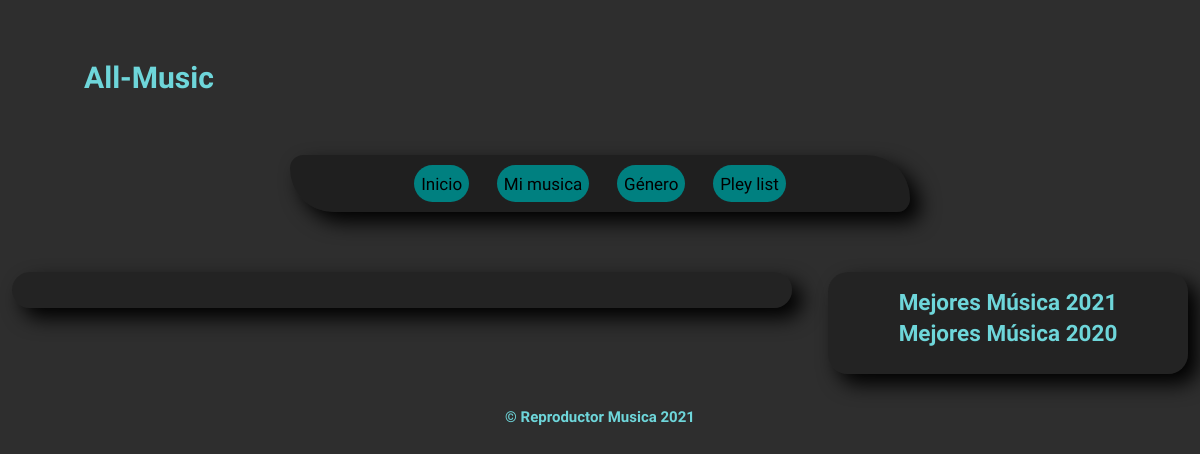
/reproductor/2, run on an earlier commit of the app's database.
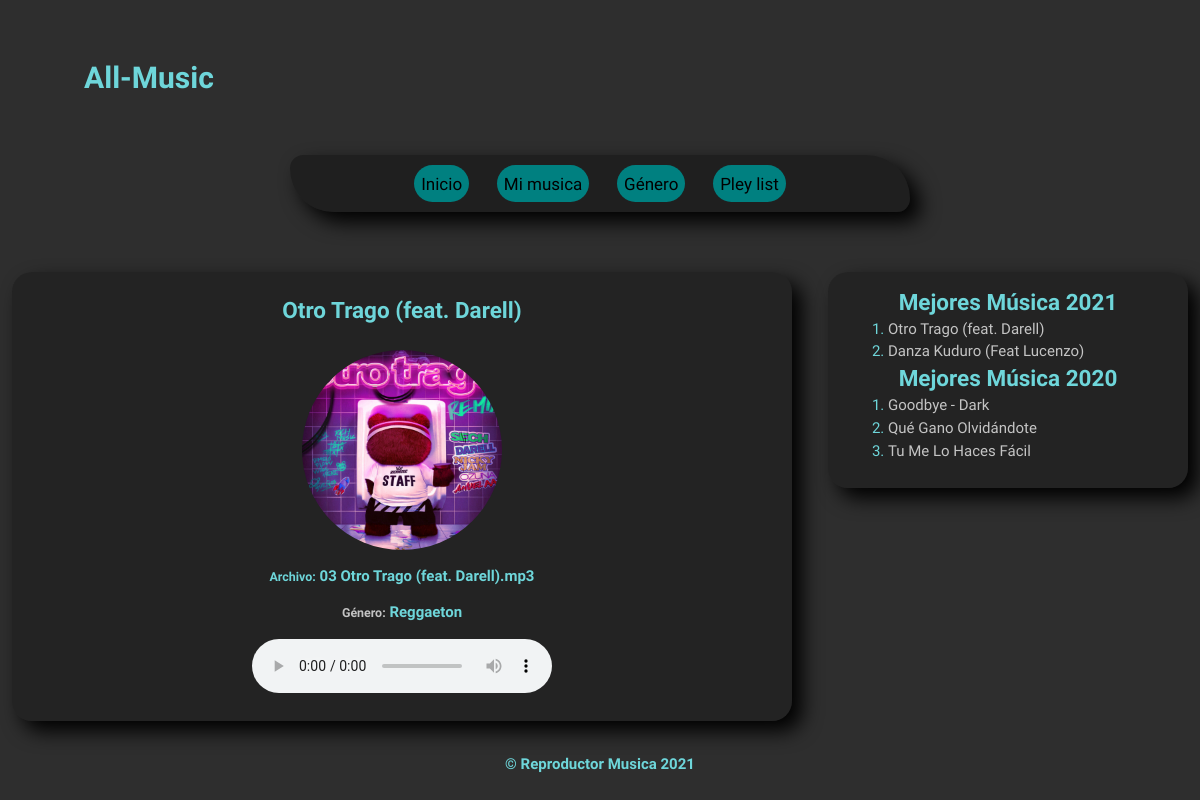
And on a later commit of the database.
### ReproductorDeMusicaApp/models.py (models this page shows, shortened)
class LisaMusica(models.Model):
    nombre_cancion= models.CharField(max_length=100)
    url_musica= models.CharField(max_length=200)
    imagen= models.ImageField(upload_to='imgMusica')
    categoria = models.CharField(null=True, max_length=100)
    genero = models.ForeignKey(Genero, on_delete=models.CASCADE, null=True)
    class Meta:
        verbose_name='LisaMusica'
        verbose_name_plural='LisasMusicas'

class Genero(models.Model):
    nombre_genero= models.CharField(max_length=100)
    class Meta:
        verbose_name='Genero'
        verbose_name_plural='Generos'
    def __str__(self):
        return self.nombre_genero

### ReproductorDeMusicaApp/views.py (the view)
# urls.py: path('reproductor/<int:id_musica>', reproductor,  name='reproductor'),
def reproductor(request, id_musica):
    musica_id = LisaMusica.objects.filter(id= id_musica)
    lista_musica = LisaMusica.objects.all()
    list_genero = Genero.objects.all()
    return render(request, 'reproductor.html', {'li_musica':lista_musica, "id_musica":id_musica, "list_genero":list_genero} )

### ReproductorDeMusicaApp/templates/reproductor.html (shortened to what this page needs)
<!DOCTYPE html>
<html>
    <head>
        {% load static %}
        <link rel="stylesheet" href="{% static 'stilos.css' %}">
    </head>
   <body>
            <header>
                <h1>All-Music</h1>
            </header>
            <nav class="nav_reproductor">
                <ul>
                    <li><a href="{% url 'home' %}">Inicio</a> </li>
                    <li><a href="">Mi musica</a> </li>
                    <li><a href="{% url 'genero' %}">Género</a> </li>
                    <li><a href="">Pley list</a> </li>
                </ul>
            </nav>
                <section class="section_reproductor">
                        {% for musica in li_musica %}
                            {% if id_musica == musica.id %}
                                 <H2>{{musica.nombre_cancion}}</H2>
                                <img src="{{musica.imagen.url}}" alt="">
                                 <br>
                                 <b> <h5>Archivo:   </h5>  </b> <b>  {{musica.url_musica}}</b>
                                 <br>
                                 <br>
                                 <b> <h5><a class="caract_genero" href="{% url 'porGenero' musica.genero_id %}">Género:</a></h5>  </b> <b>  {{musica.genero}}</b>
                                <br>
                                 <br>
                                 <audio src="/static/music/{{musica.url_musica}}" controls autoplay >Musica</audio>
                            {% endif %}
                        {% endfor %}
            </section>
             <aside class="aside_barra_lateral">
                <h2>Mejores Música 2021</h2>
                <ol>
                {% for musica in li_musica %}
                    {% if musica.categoria == 'Mejores Música 2021' %}
                        <li><a class="li-Musica" href="{% url 'reproductor' musica.id %}"> {{musica.nombre_cancion}}</a> </li>
                    {% endif %}
                {% endfor %}
                </ol>
            <h2>Mejores Música 2020</h2>
                <ol>
                {% for musica in li_musica %}
                    {% if musica.categoria == 'Mejores Música 2020' %}
                        <li><a class="li-Musica" href="{% url 'reproductor' musica.id %}"> {{musica.nombre_cancion}}</a> </li>
                    {% endif %}
                {% endfor %}
                </ol>
            </aside>
<div class="pie_pagina">
     <footer>
        <h4>&copy; Reproductor Musica 2021</h4>
    </footer>
</div>
</body>
</html>

### ReproductorDeMusicaApp/static/stilos.css (style rules this page uses)
* { margin: 0; padding: 0; }
body { text-align: center; background: rgb(46, 46, 46); font-family:'Josefin Sans', sans-serif; font-size: 15px; color: rgb(110, 214, 218); margin: auto; }
header { text-align: left; margin-left: 2%; padding: 5%; }
.Titulo, b { display: inline-block; }
.nav_reproductor { background: rgba(0, 0, 0, 0.329); padding: 10px; border-radius: 15px 50px ; margin: 0 auto; width: 50%; box-shadow: 10px 10px 20px black; }
ul li { list-style: none; display: inline-block; margin-right: 2%; margin-left: 2%; padding: 7px 7px 7px; background: teal; border-radius: 20px; font-family:'Anton', sans-serif; transition: background 0.5s ; }
ul li a { color: rgb(0, 0, 0); list-style: none; text-decoration: none; font: 'josefine sans'; font-size: 17px; font-family:'Josefin Sans', sans-serif; transition: color 0.5s,; }
ol .li-Musica { color: rgb(196, 196, 196); text-decoration: none; }
ol li { text-align: left; margin-left: 5%; margin: 2% 0% 2% ; }
h2 { margin: 2%; }
.section_reproductor { background: rgba(0, 0, 0, 0.233); border-radius: 20px; margin: 2% 1%; padding: 1% 5% 2% ; width: 55%; float: left; box-shadow: 10px 10px 20px black; }
img { border-radius: 50%; width: 200px; margin: 2%; }
.caract_genero { text-decoration: none; color: rgb(196, 196, 196); }
.aside_barra_lateral { background: rgba(0, 0, 0, 0.233); border-radius: 20px; margin: 2% 1%; padding: 1% 5% 2% ; width: 20%; float: right; box-shadow: 10px 10px 20px black; }
.section_reproductor, .aside_barra_lateral { display: inline-block; margin-top: 5%; }
.pie_pagina { padding-top: 20px; clear: both; content: normal; padding: 10px; }

What changed in the data, as far as the page shows it:
added LisaMusica: nombre_cancion "Otro Trago (feat. Darell)", imagen (picture), url_musica "03 Otro Trago (feat. Darell).mp3", genero "Reggaeton"
added LisaMusica: nombre_cancion "Danza Kuduro (Feat Lucenzo)", shown under "Mejores Música 2021"
added LisaMusica: nombre_cancion "Goodbye - Dark", shown under "Mejores Música 2020"
added LisaMusica: nombre_cancion "Qué Gano Olvidándote", shown under "Mejores Música 2020"
added LisaMusica: nombre_cancion "Tu Me Lo Haces Fácil", shown under "Mejores Música 2020"
